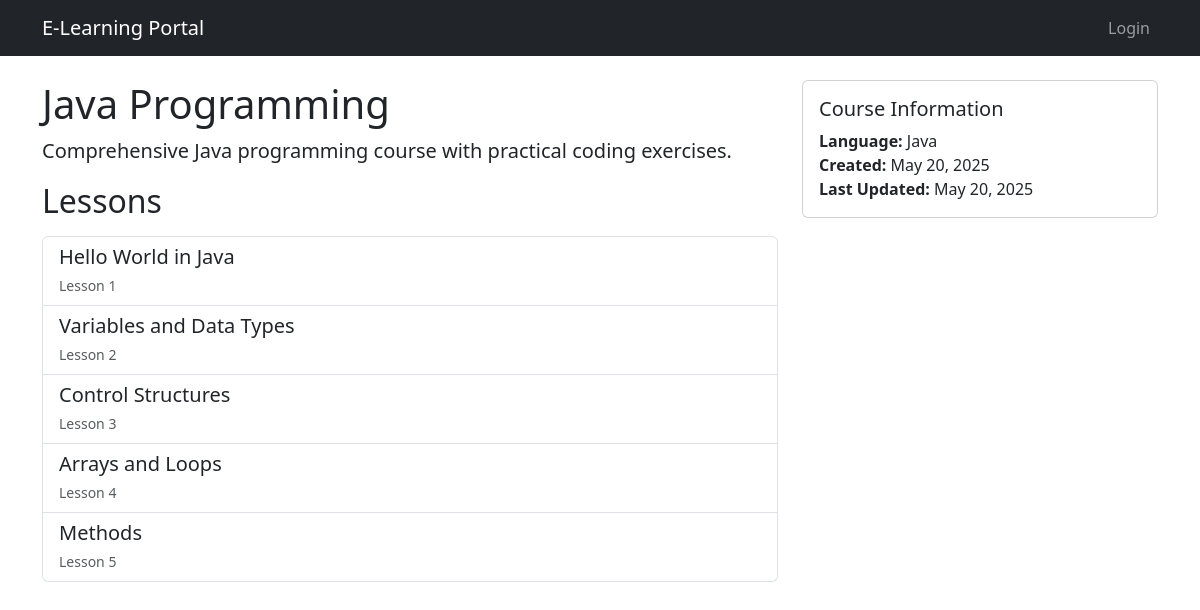
Page /course/4/ on the committed database.
### courses/models.py (models this page shows, shortened)
class Course(models.Model):
    title = models.CharField(max_length=200)
    description = models.TextField()
    language = models.CharField(max_length=50)
    created_at = models.DateTimeField(auto_now_add=True)
    updated_at = models.DateTimeField(auto_now=True)
    image = models.ImageField(upload_to='course_images/', null=True, blank=True)

class Lesson(models.Model):
    course = models.ForeignKey(Course, on_delete=models.CASCADE, related_name='lessons')
    title = models.CharField(max_length=200)
    content = models.TextField()
    order = models.IntegerField()
    exercise = models.TextField(blank=True)
    solution = models.TextField(blank=True)
    class Meta:
        ordering = ['order']

### courses/views.py (the view)
# urls.py: path('course/<int:course_id>/', views.course_detail, name='course_detail'),
def course_detail(request, course_id):
    course = get_object_or_404(Course, id=course_id)
    lessons = course.lessons.all()
    if request.user.is_authenticated:
        progress, created = UserProgress.objects.get_or_create(
            user=request.user,
            course=course
        )
        completed_lessons = progress.completed_lessons.all()
    else:
        progress = None
        completed_lessons = []
    return render(request, 'courses/course_detail.html', {
        'course': course,
        'lessons': lessons,
        'progress': progress,
        'completed_lessons': completed_lessons
    })

### courses/templates/courses/course_detail.html (shortened to what this page needs)
{% extends 'courses/base.html' %}
{% block content %}
<div class="row">
    <div class="col-md-8">
        <h1>{{ course.title }}</h1>
        <p class="lead">{{ course.description }}</p>
        <h2 class="mb-3">Lessons</h2>
        <div class="list-group">
            {% for lesson in lessons %}
            <a href="{% url 'courses:lesson_detail' course.id lesson.id %}"
               class="list-group-item list-group-item-action {% if lesson in completed_lessons %}list-group-item-success{% endif %}">
                <div class="d-flex w-100 justify-content-between">
                    <h5 class="mb-1">{{ lesson.title }}</h5>
                </div>
                <small class="text-muted">Lesson {{ lesson.order }}</small>
            </a>
            {% empty %}
            <div class="alert alert-info">
                No lessons available for this course yet.
            </div>
            {% endfor %}
        </div>
    </div>
    <div class="col-md-4">
        <div class="card">
            <div class="card-body">
                <h5 class="card-title">Course Information</h5>
                <p class="card-text">
                    <strong>Language:</strong> {{ course.language }}<br>
                    <strong>Created:</strong> {{ course.created_at|date:"F j, Y" }}<br>
                    <strong>Last Updated:</strong> {{ course.updated_at|date:"F j, Y" }}
                </p>
            </div>
        </div>
    </div>
</div>
{% endblock %}

### rows in the picture
Course: title "Java Programming", description "Comprehensive Java programming course with practical coding exercises.", language "Java", created_at "May 20, 2025", updated_at "May 20, 2025"
Lesson: title "Hello World in Java", order "1"
Lesson: title "Variables and Data Types", order "2"
Lesson: title "Control Structures", order "3"
Lesson: title "Arrays and Loops", order "4"
Lesson: title "Methods", order "5"
